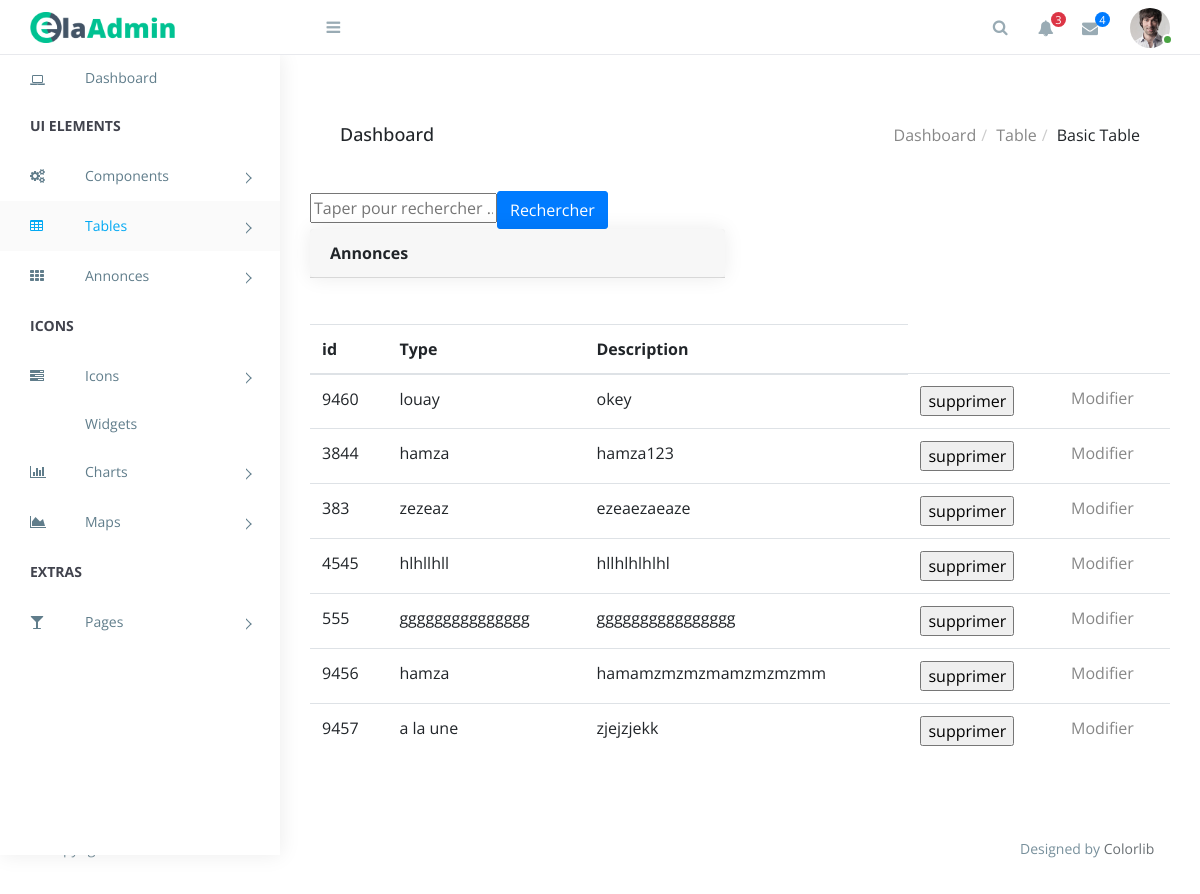
The page /Admin/afficherAnnonces.php on the database its author committed.
### tables this page shows
CREATE TABLE IF NOT EXISTS `annonces` (
  `id` int(11) NOT NULL AUTO_INCREMENT,
  `type` varchar(50) NOT NULL,
  `Description` text NOT NULL,
  PRIMARY KEY (`id`)
);

### Admin/core/AnnoncesC.php (called while the page is built, shortened)
1<?PHP
class AnnoncesC{
	function afficherAnnonces(){
		$sql="SElECT * From Annonces";
		$db = config::getConnexion();
		try{
		$liste=$db->query($sql);
		return $liste;
		}
        catch (Exception $e){
            die('Erreur: '.$e->getMessage());
        }
	}
}
?>

### Admin/afficherAnnonces.php (the view, shortened to what this page needs)
<!doctype html>
<?PHP
include "core/AnnoncesC.php";
$Annonces1C =new AnnoncesC();
$listeAnnonces=$Annonces1C->afficherAnnonces();
if(empty($_POST['search'])==false){
 $x=$_POST['search'];
    $listeAnnonces=$Annonces1C->rechercherAnnonces($x);}
    else
$listeAnnonces=$Annonces1C->afficherAnnonces();
?>
 <html class="no-js" lang="">
<head>
    <link rel="stylesheet" href="https://cdn.jsdelivr.net/npm/normalize.css@8.0.0/normalize.min.css">
    <link rel="stylesheet" href="https://cdn.jsdelivr.net/npm/bootstrap@4.1.3/dist/css/bootstrap.min.css">
    <link rel="stylesheet" href="https://cdn.jsdelivr.net/npm/font-awesome@4.7.0/css/font-awesome.min.css">
    <link rel="stylesheet" href="https://cdn.jsdelivr.net/gh/lykmapipo/themify-icons@0.1.2/css/themify-icons.css">
    <link rel="stylesheet" href="https://cdn.jsdelivr.net/npm/pixeden-stroke-7-icon@1.2.3/pe-icon-7-stroke/dist/pe-icon-7-stroke.min.css">
    <link rel="stylesheet" href="https://cdnjs.cloudflare.com/ajax/libs/flag-icon-css/3.2.0/css/flag-icon.min.css">
    <link rel="stylesheet" href="assets/css/cs-skin-elastic.css">
    <link rel="stylesheet" href="assets/css/style.css">
</head>
<body>
    <aside id="left-panel" class="left-panel">
        <nav class="navbar navbar-expand-sm navbar-default">
            <div id="main-menu" class="main-menu collapse navbar-collapse">
                <ul class="nav navbar-nav">
                    <li>
                        <a href="index.html"><i class="menu-icon fa fa-laptop"></i>Dashboard </a>
                    </li>
                    <li class="menu-title">UI elements</li>
                    <li class="menu-item-has-children dropdown">
                        <a href="#" class="dropdown-toggle" data-toggle="dropdown" aria-haspopup="true" aria-expanded="false"> <i class="menu-icon fa fa-cogs"></i>Components</a>
                    </li>
                    <li class="menu-item-has-children active dropdown">
                        <a href="#" class="dropdown-toggle" data-toggle="dropdown" aria-haspopup="true" aria-expanded="false"> <i class="menu-icon fa fa-table"></i>Tables</a>
                    </li>
                    <li class="menu-item-has-children dropdown">
                        <a href="#" class="dropdown-toggle" data-toggle="dropdown" aria-haspopup="true" aria-expanded="false"> <i class="menu-icon fa fa-th"></i>Annonces</a>
                    </li>
                    <li class="menu-title">Icons</li>
                    <li class="menu-item-has-children dropdown">
                        <a href="#" class="dropdown-toggle" data-toggle="dropdown" aria-haspopup="true" aria-expanded="false"> <i class="menu-icon fa fa-tasks"></i>Icons</a>
                    </li>
                    <li>
                        <a href="widgets.html"> <i class="menu-icon ti-email"></i>Widgets </a>
                    </li>
                    <li class="menu-item-has-children dropdown">
                        <a href="#" class="dropdown-toggle" data-toggle="dropdown" aria-haspopup="true" aria-expanded="false"> <i class="menu-icon fa fa-bar-chart"></i>Charts</a>
                    </li>
                    <li class="menu-item-has-children dropdown">
                        <a href="#" class="dropdown-toggle" data-toggle="dropdown" aria-haspopup="true" aria-expanded="false"> <i class="menu-icon fa fa-area-chart"></i>Maps</a>
                    </li>
                    <li class="menu-title">Extras</li>
                    <li class="menu-item-has-children dropdown">
                        <a href="#" class="dropdown-toggle" data-toggle="dropdown" aria-haspopup="true" aria-expanded="false"> <i class="menu-icon fa fa-glass"></i>Pages</a>
                    </li>
                </ul>
            </div>
        </nav>
    </aside>
    <div id="right-panel" class="right-panel">
        <header id="header" class="header">
            <div class="top-left">
                <div class="navbar-header">
                    <a class="navbar-brand" href="./"><img src="images/logo.png" alt="Logo"></a>
                    <a id="menuToggle" class="menutoggle"><i class="fa fa-bars"></i></a>
                </div>
            </div>
            <div class="top-right">
                <div class="header-menu">
                    <div class="header-left">
                        <button class="search-trigger"><i class="fa fa-search"></i></button>
                        <div class="dropdown for-notification">
                            <button class="btn btn-secondary dropdown-toggle" type="button" id="notification" data-toggle="dropdown" aria-haspopup="true" aria-expanded="false">
                                <i class="fa fa-bell"></i>
                                <span class="count bg-danger">3</span>
                            </button>
                        </div>
                        <div class="dropdown for-message">
                            <button class="btn btn-secondary dropdown-toggle" type="button" id="message" data-toggle="dropdown" aria-haspopup="true" aria-expanded="false">
                                <i class="fa fa-envelope"></i>
                                <span class="count bg-primary">4</span>
                            </button>
                        </div>
                    </div>
                    <div class="user-area dropdown float-right">
                        <a href="#" class="dropdown-toggle active" data-toggle="dropdown" aria-haspopup="true" aria-expanded="false">
                            <img class="user-avatar rounded-circle" src="images/admin.jpg" alt="User Avatar">
                        </a>
                    </div>
                </div>
            </div>
        </header>
        <div class="breadcrumbs">
            <div class="breadcrumbs-inner">
                <div class="row m-0">
                    <div class="col-sm-4">
                        <div class="page-header float-left">
                            <div class="page-title">
                                <h1>Dashboard</h1>
                            </div>
                        </div>
                    </div>
                    <div class="col-sm-8">
                        <div class="page-header float-right">
                            <div class="page-title">
                                <ol class="breadcrumb text-right">
                                    <li><a href="#">Dashboard</a></li>
                                    <li><a href="#">Table</a></li>
                                    <li class="active">Basic table</li>
                                </ol>
                            </div>
                        </div>
                    </div>
                </div>
            </div>
        </div>
        <div class="content">
            <table class="table table-striped b-t b-light">
                <form method="POST" action="afficherAnnonces.php">
                    <input type="text" id="arearech" name="search" placeholder="Taper pour rechercher ... " required>
                    <input type="submit" value="Rechercher"  class="btn btn-primary">
                </form>
            <div class="animated fadeIn">
                <div class="row">
                    <div class="col-lg-6">
                        <div class="card">
                            <div class="card-header">
                                <strong class="card-title">Annonces</strong>
                            </div>
                            <div class="table-stats order-table ov-h">
                                <table class="table ">
                                    <thead>
                                        <tr>
                                            <th class="serial">id</th>
                                            <th class="avatar">Type</th>
                                            <th>Description</th>
                                        </tr>
                                    </thead>
                                    <tbody>
                                       <?PHP
	foreach($listeAnnonces as $row){
	?>
	<tr>
	<td><?PHP echo $row['id']; ?></td>
	<td><?PHP echo $row['type']; ?></td>
	<td><?PHP echo $row['Description']; ?></td>
	<td><form method="POST" action="supprimerAnnonces.php">
	<input type="submit" name="supprimer" value="supprimer">
	</form>
	</td>
	<td><a href="modifierAnnonces.php?id=<?PHP echo $row['id']; ?>">
	Modifier</a></td>
	</tr>
	<?PHP
}
			?>
                                    </tbody>
                                </table>
                            </div>
                        </div>
                    </div>
                </div>
            </div>
        </div>
    </div>
<div class="clearfix"></div>
<footer class="site-footer">
    <div class="footer-inner bg-white">
        <div class="row">
            <div class="col-sm-6">
            </div>
            <div class="col-sm-6 text-right">
                Designed by <a href="https://colorlib.com">Colorlib</a>
            </div>
        </div>
    </div>
</footer>
</body>
</html>

### rows shown on the page
annonces: id "9460", type "louay", Description "okey"
annonces: id "3844", type "hamza", Description "hamza123"
annonces: id "383", type "zezeaz", Description "ezeaezaeaze"
annonces: id "4545", type "hlhllhll", Description "hllhlhlhlhl"
annonces: id "555", type "ggggggggggggggg", Description "gggggggggggggggg"
annonces: id "9456", type "hamza", Description "hamamzmzmzmamzmzmzmm"
annonces: id "9457", type "a la une", Description "zjejzjekk"
